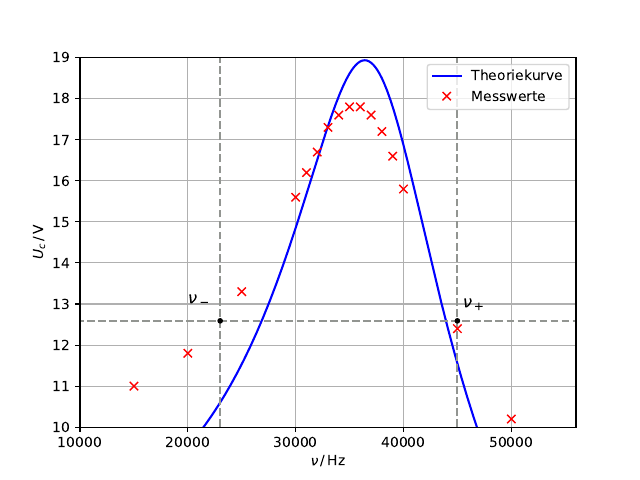

Here is the Python script that generated this plot:
import matplotlib.pyplot as plt
import numpy as np
from scipy.optimize import curve_fit

x, y = np.genfromtxt('freq.txt', unpack='true')
x *= 1e3

Rg = 50
R2 = 271.6
R = Rg+R2
errR2 = 0.3
L = 3.53e-3
errL = 0.03e-3
C = 5.015e-9
errC = 0.015e-9

t = np.linspace(0, 19, 25)

nu = np.linspace(0, 70)


def Uc(t, U0):
    return U0 / np.sqrt((1 - L*C*(2*np.pi*t)**2)**2 + (2*np.pi*t*R*C)**2)


param, cov = curve_fit(Uc, x, y)
x_plot = np.linspace(0, 1000, 10000)*10**3
plt.plot(x_plot, Uc(x_plot, *param), 'b-', label='Theoriekurve')


xposition = [23*10**3, 45*10**3]
for xc in xposition:
    plt.axvline(x=xc, color='xkcd:grey', linestyle='--')

plt.plot(x, y, 'rx', label='Messwerte')
plt.plot((0, 56*10**3), (12.59, 12.59), color='xkcd:grey', linestyle='--')
plt.plot(23*10**3, 12.59, 'k.')
plt.plot(45*10**3, 12.59, 'k.')
plt.xlabel(r'$\nu \,/\, \mathrm{Hz}$')
plt.ylabel(r'$U_c \,/\, \mathrm{V}$')
plt.xlim(10*10**3, 56*10**3)
plt.ylim(10, 19)
plt.text(20*10**3, 13, r'$\nu_-$', fontsize=12)
plt.text(45.5*10**3, 12.9, r'$\nu_+$', fontsize=12)


plt.grid()
plt.legend()

# plt.show()
plt.savefig('freq.pdf')

print('Experimentelle Werte')

q1 = 1/(C*(Rg+R2)*35.5e3*2*np.pi)
errq1 = np.sqrt((-1/((R2+Rg)**2*C*35.5e3*2*np.pi)*errR2)**2+(-1/((R2+Rg)*C**2*35.5e3*2*np.pi)*errC)**2)
print('q =', q1, '+-', errq1)

y = (45-23)*10**3
print('Breite der Resonanzkurve =', y)

print('Theoriewerte')

q2 = np.sqrt(L*C)/((R2+Rg)*C)
errq2 = np.sqrt((1/2*1/(R2+Rg)*1/np.sqrt(L*C)*errL)**2+(-1/2*1/(R2+Rg)*np.sqrt(L/C**3)*errC)**2+(-np.sqrt(L/C)*1/(R2+Rg)**2*errR2)**2)
print('q =', q2, '+-', errq2)

x = (Rg+R2)/(2*np.pi*L)
errx = np.sqrt((-(Rg+R2)/(2*np.pi*L**2)*errL)**2+(1/(2*np.pi*L)*errR2)**2)

print('Breite der Resonanzkurve =', x, '+-', errx)

print('Abweichung')
xx = np.abs((x-y)/x)

print('... von der Breite der Resonanzkurve =', xx)

yy = np.abs((q2-q1)/q2)
print('... von q =', yy)
